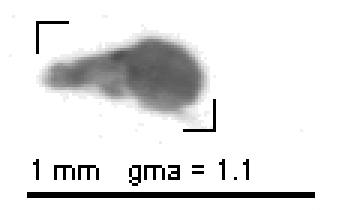
#> input picture Data/ZooScan/Aggregates_dark/wp220071031_d2_1_209.jpg, 114 x 70 px, given in place of wp220071031_d2_1_209.jpgwp220071031_d2_1_209.jpg, which was not available (shown 3 times larger)
$ python -i feature.py   (imports and definitions only)
#> lines starting #> are read from the running program, lines starting #| are printed output that depends on the picture; after the words box and inside, x2 and y2 are one past the last pixel; in counts of white or black regions, pixels touching at a corner belong together; pictures that were not available may be replaced by others from this repository, and a replacement may not be noted
import os

import numpy as np
import pandas as pd
import matplotlib.pyplot as plt
import cv2


# [314 lines left out: functions PlotFeatureDistribution, PlotFeatureHDversusBin, PlotGlobalHDversusBin_feature, GlobalHD_feature, not called in this run]


def LoadExtraFeatures(class_image_datapath):
    df_extra_feat = pd.DataFrame()
    dfFeatExtra1 = pd.DataFrame(columns=['width', 'height', 'w_rot', 'h_rot', 'angle_rot', 'aspect_ratio_2',
                                            'rect_area', 'contour_area', 'contour_perimeter', 'extent',
                                            'compactness', 'formfactor', 'hull_area', 'solidity_2', 'hull_perimeter',
                                            'ESD', 'Major_Axis', 'Minor_Axis', 'Angle', 'Eccentricity1', 'Eccentricity2',
                                            'Convexity', 'Roundness'])
    dfFeatExtra2 = pd.DataFrame(columns=['m00', 'm10', 'm01', 'm20', 'm11', 'm02', 'm30', 'm21', 'm12', 'm03',
                                            'mu20', 'mu11', 'mu02', 'mu30', 'mu21', 'mu12', 'mu03', 'nu20', 'nu11',
                                            'nu02', 'nu30', 'nu21', 'nu12', 'nu03'])

    list_image = os.listdir(class_image_datapath)
    for img in list_image:
        if img == 'Thumbs.db':
            continue

        image = cv2.imread(class_image_datapath + img)
#> image is the input picture: shape (70, 114, 3); min 0, max 255, mean 228.6
        gray = cv2.cvtColor(image, cv2.COLOR_BGR2GRAY)
        blur = cv2.blur(gray, (2, 2))  # blur the image
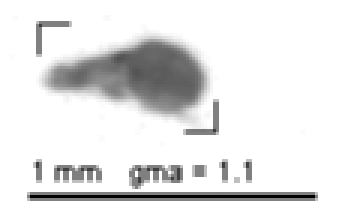
#> blur: shape (70, 114) (shown 3 times larger); min 0, max 255, mean 228.7
        ret, thresh = cv2.threshold(blur, 35, 255, cv2.THRESH_BINARY)
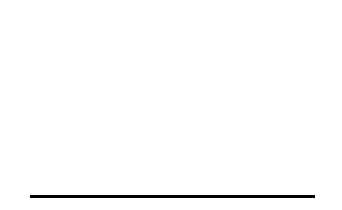
#> thresh: shape (70, 114) (shown 3 times larger); 98.8% white; black in thin lines or dots, all inside (x1, y1, x2, y2) = (10, 65, 105, 66)
        contours, hierarchy = cv2.findContours(thresh, cv2.RETR_EXTERNAL, cv2.CHAIN_APPROX_NONE)
#> contours = 1 contour; box (x1, y1, x2, y2) and area: (0, 0, 114, 70) 7797
        # Find the largest contour
        cnt = max(contours, key=cv2.contourArea)
#> cnt = contour of 364 points, box (x1, y1, x2, y2) (0, 0, 114, 70), area 7797
        # Bounding rectangle
        x, y, width, height = cv2.boundingRect(cnt)
#> x = 0; y = 0; width = 114; height = 70
        # Rotated rectangle
        rot_rect = cv2.minAreaRect(cnt)
#> rot_rect = ((56.5, 34.5), (69, 113), -90)
        rot_box = cv2.boxPoints(rot_rect)
#> rot_box = [[113, 69], [-2.11e-15, 69], [0, 0], [113, 0]]
        rot_box = np.int0(rot_box)
#> rot_box = [[113, 69], [0, 69], [0, 0], [113, 0]]
        w_rot = rot_rect[1][0]
#> w_rot = 69
        h_rot = rot_rect[1][1]
#> h_rot = 113
        angle_rot = rot_rect[2]
#> angle_rot = -90
        # Find Image moment of largest contour
        M = cv2.moments(cnt)
#> M = moments, m00 7797, centre m10/m00, m01/m00 = (56.5, 34.5)
        # Find centroid
        cx = int(M['m10'] / M['m00'])
#> cx = 56
        cy = int(M['m01'] / M['m00'])
#> cy = 34
        # Find the Aspect ratio or elongation --It is the ratio of width to height of bounding rect of the object.
        aspect_ratio = float(width) / height
#> aspect_ratio = 1.63
        # Rectangular area
        rect_area = width * height
#> rect_area = 7980
        # Area of the contour
        contour_area = cv2.contourArea(cnt)
#> contour_area = 7797
        # Perimeter of the contour
        contour_perimeter = cv2.arcLength(cnt, True)
#> contour_perimeter = 364
        # Extent --Extent is the ratio of contour area to bounding rectangle area
        extent = float(contour_area) / rect_area
#> extent = 0.977
        # Compactness -- from MATLAB
        compactness = (np.square(contour_perimeter)) / (4 * np.pi * contour_area)
#> compactness = 1.35
        # Form factor
        formfactor = (4 * np.pi * contour_area) / (np.square(contour_perimeter))
#> formfactor = 0.739
        # Convex hull points
        hull_2 = cv2.convexHull(cnt)
#> hull_2 = [[113, 0], [113, 69], [0, 69], [0, 0]]
        # Convex Hull Area
        hull_area = cv2.contourArea(hull_2)
#> hull_area = 7797
        # solidity --Solidity is the ratio of contour area to its convex hull area.
        solidity = float(contour_area) / hull_area
#> solidity = 1
        # Hull perimeter
        hull_perimeter = cv2.arcLength(hull_2, True)
#> hull_perimeter = 364
        # Equivalent circular Diameter-is the diameter of the circle whose area is same as the contour area.
        ESD = np.sqrt(4 * contour_area / np.pi)
#> ESD = 99.64
        # Orientation, Major Axis, Minos axis -Orientation is the angle at which object is directed
        (x1, y1), (Major_Axis, Minor_Axis), angle = cv2.fitEllipse(cnt)
#> x1 = 56.5; y1 = 34.5; Major_Axis = 79.44; Minor_Axis = 138.6; angle = 90
        # Eccentricity or ellipticity.
        Eccentricity1 = Minor_Axis / Major_Axis
#> Eccentricity1 = 1.74
        Mu02 = M['m02'] - (cy * M['m01'])
#> Mu02 = 3227958
        Mu20 = M['m20'] - (cx * M['m10'])
#> Mu20 = 8516923
        Mu11 = M['m11'] - (cx * M['m01'])
#> Mu11 = 134498.2
        Eccentricity2 = (np.square(Mu02 - Mu20)) + 4 * Mu11 / contour_area
#> Eccentricity2 = 2.8e+13
        # Convexity
        Convexity = hull_perimeter / contour_perimeter
#> Convexity = 1
        # Roundness
        Roundness = (4 * np.pi * contour_area) / (np.square(hull_perimeter))
#> Roundness = 0.739

        dfFeatExtra1.loc[img] = [width, height, w_rot, h_rot, angle_rot, aspect_ratio, rect_area, contour_area,
                                contour_perimeter, extent, compactness, formfactor, hull_area, solidity,
                                hull_perimeter, ESD, Major_Axis, Minor_Axis, angle, Eccentricity1,
                                Eccentricity2, Convexity, Roundness]
        dfFeatExtra2.loc[img] = M

    df_extra_feat = pd.concat([dfFeatExtra1, dfFeatExtra2], axis=1) # dataframe of extra features
    df_extra_feat = df_extra_feat.sort_index() # sort the images by index (filename)

    return df_extra_feat


# [41 lines left out: functions ConcatAllFeatures, HellingerDistance, not called in this run]

>>> result = LoadExtraFeatures('../Data/ZooScan/Aggregates_dark/wp220071031_d2_1_209.jpg')

$ run again, on Data/ZooScan/Aggregates_dark/wp220071031_d2_1_31.jpg
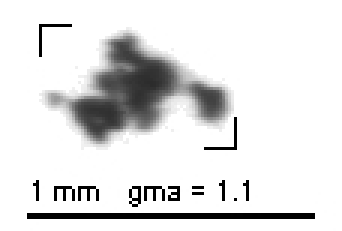
#> input picture Data/ZooScan/Aggregates_dark/wp220071031_d2_1_31.jpg, 114 x 77 px, given in place of wp220071031_d2_1_31.jpgwp220071031_d2_1_31.jpg, which was not available (shown 3 times larger)
#> in LoadExtraFeatures, image is the input picture: shape (77, 114, 3); min 0, max 255, mean 226.2
#> in LoadExtraFeatures, `blur = cv2.blur(gray, (2, 2))`:
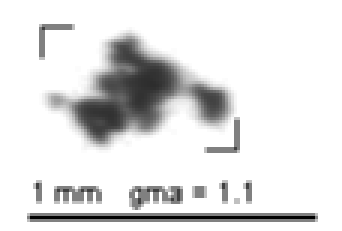
#> blur: shape (77, 114) (shown 3 times larger); min 0, max 255, mean 226.3
#> in LoadExtraFeatures, `ret, thresh = cv2.threshold(blur, 35, 255, cv2.THRESH_BINARY)`:
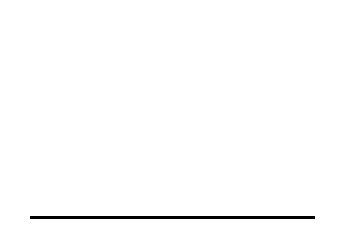
#> thresh: shape (77, 114) (shown 3 times larger); 98.9% white; black in thin lines or dots, all inside (x1, y1, x2, y2) = (10, 72, 105, 73)
#> contours = 1 contour; box (x1, y1, x2, y2) and area: (0, 0, 114, 77) 8588
#> cnt = contour of 378 points, box (x1, y1, x2, y2) (0, 0, 114, 77), area 8588
#> x = 0; width = 114; height = 77
#> rot_rect = ((56.5, 38), (76, 113), -90)
#> in LoadExtraFeatures, `rot_box = cv2.boxPoints(rot_rect)`: rot_box = [[113, 76], [-2.33e-15, 76], [0, 0], [113, 0]]
#> in LoadExtraFeatures, `rot_box = np.int0(rot_box)`: rot_box = [[113, 76], [0, 76], [0, 0], [113, 0]]
#> w_rot = 76
#> h_rot = 113
#> angle_rot = -90
#> M = moments, m00 8588, centre m10/m00, m01/m00 = (56.5, 38)
#> cx = 56
#> cy = 38
#> aspect_ratio = 1.48
#> rect_area = 8778
#> contour_area = 8588
#> contour_perimeter = 378
#> extent = 0.978
#> compactness = 1.32
#> formfactor = 0.755
#> hull_2 = [[113, 0], [113, 76], [0, 76], [0, 0]]
#> hull_area = 8588
#> solidity = 1
#> hull_perimeter = 378
#> ESD = 104.6
#> x1 = 56.5; y1 = 38; Major_Axis = 87.93; Minor_Axis = 137.5; angle = 90
#> Eccentricity1 = 1.56
#> Mu02 = 4133690.7
#> Mu20 = 9380958.7
#> Mu11 = 163172
#> Eccentricity2 = 2.75e+13
#> Convexity = 1
#> Roundness = 0.755

$ run again, on Data/ZooScan/Aggregates_dark/wp220071114_d1_1_248.jpg
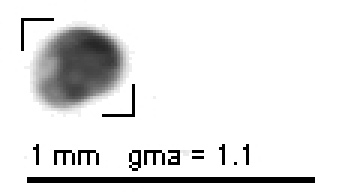
#> input picture Data/ZooScan/Aggregates_dark/wp220071114_d1_1_248.jpg, 114 x 64 px, given in place of wp220071114_d1_1_248.jpgwp220071114_d1_1_248.jpg, which was not available (shown 3 times larger)
#> in LoadExtraFeatures, image is the input picture: shape (64, 114, 3); min 0, max 255, mean 229.3
#> in LoadExtraFeatures, `blur = cv2.blur(gray, (2, 2))`:
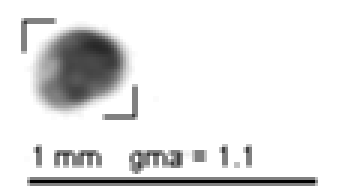
#> blur: shape (64, 114) (shown 3 times larger); min 0, max 255, mean 229.4
#> in LoadExtraFeatures, `ret, thresh = cv2.threshold(blur, 35, 255, cv2.THRESH_BINARY)`:
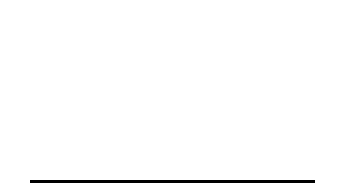
#> thresh: shape (64, 114) (shown 3 times larger); 98.7% white; black in thin lines or dots, all inside (x1, y1, x2, y2) = (10, 60, 105, 61)
#> contours = 1 contour; box (x1, y1, x2, y2) and area: (0, 0, 114, 64) 7119
#> cnt = contour of 352 points, box (x1, y1, x2, y2) (0, 0, 114, 64), area 7119
#> x = 0; width = 114; height = 64
#> rot_rect = ((56.5, 31.5), (63, 113), -90)
#> in LoadExtraFeatures, `rot_box = cv2.boxPoints(rot_rect)`: rot_box = [[113, 63], [-1.93e-15, 63], [0, 0], [113, 0]]
#> in LoadExtraFeatures, `rot_box = np.int0(rot_box)`: rot_box = [[113, 63], [0, 63], [0, 0], [113, 0]]
#> w_rot = 63
#> h_rot = 113
#> angle_rot = -90
#> M = moments, m00 7119, centre m10/m00, m01/m00 = (56.5, 31.5)
#> cx = 56
#> cy = 31
#> aspect_ratio = 1.78
#> rect_area = 7296
#> contour_area = 7119
#> contour_perimeter = 352
#> extent = 0.976
#> compactness = 1.39
#> formfactor = 0.722
#> hull_2 = [[113, 0], [113, 63], [0, 63], [0, 0]]
#> hull_area = 7119
#> solidity = 1
#> hull_perimeter = 352
#> ESD = 95.21
#> x1 = 56.5; y1 = 31.5; Major_Axis = 72.21; Minor_Axis = 139.7; angle = 90
#> Eccentricity1 = 1.93
#> Mu02 = 2466733.5
#> Mu20 = 7776321
#> Mu11 = 112124.2
#> Eccentricity2 = 2.82e+13
#> Convexity = 1
#> Roundness = 0.722
